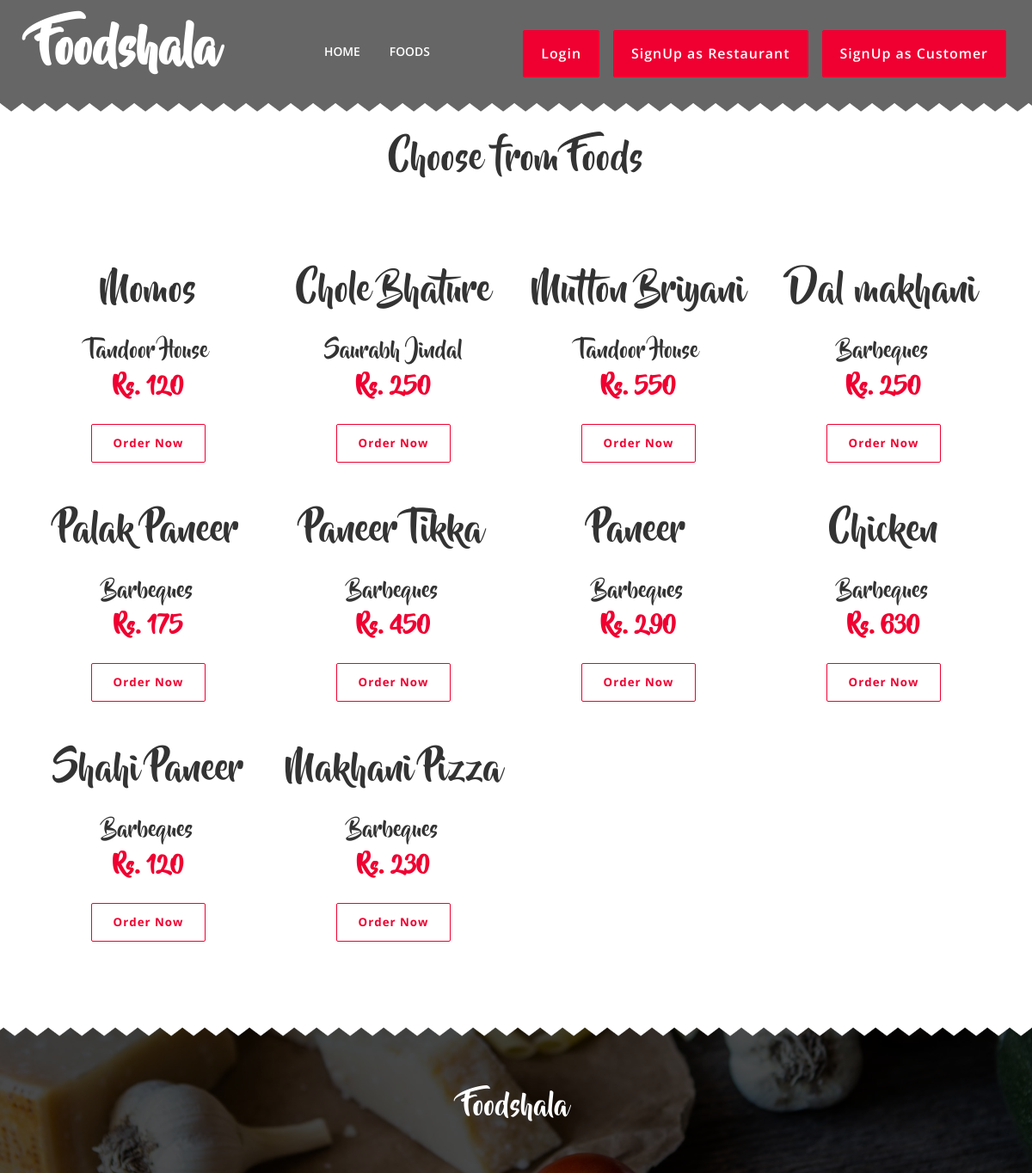
Screenshot of /index.php/foods with the database file from the repository.
### tables this page shows
CREATE TABLE `food` (
  `id` int(11) NOT NULL,
  `image` longblob DEFAULT NULL,
  `name` varchar(50) NOT NULL,
  `price` int(255) NOT NULL,
  `user_id` int(11) NOT NULL,
  `veg` int(11) NOT NULL DEFAULT 1
);

CREATE TABLE `users` (
  `id` int(11) NOT NULL,
  `email` varchar(50) NOT NULL,
  `name` varchar(50) NOT NULL,
  `password` varchar(50) NOT NULL,
  `role` int(1) NOT NULL DEFAULT 1,
  `veg` int(1) NOT NULL DEFAULT 1
);

### application/controllers/Foods.php (called while the page is built, shortened)
<?php
class Foods extends CI_Controller{
	public function __construct()
	{
		$this->load->library('session');
	}
	public function index(){
		$data['foods'] = $this->Food_model->get_foods();
		$data['rnames'] = array();
		for ($x = 0; $x <= count($data['foods']) - 1; $x++) {
			$name = $this->Food_model->get_name($data['foods'][$x]['user_id']);
			array_push($data['rnames'], $name);
		}
		$this->load->view('templates/header');
		$this->load->view('foods/index', $data);
		$this->load->view('templates/footer');
	}
}
?>

### index.php (called while the page is built, shortened)
<?php
require_once BASEPATH.'core/CodeIgniter.php';

### application/models/Food_model.php (called while the page is built, shortened)
<?php
class Food_model extends CI_Model
{
	public function get_foods()
	{
		$query = $this->db->get('food');
		return $query->result_array();
	}
	public function get_name($user_id)
	{
		$result = $this->db->get('users');
		if ($result->num_rows() == 1) {
			return $result->row(0)->name;
		} else {
			return false;
		}
	}
}
?>

### application/views/foods/index.php (the view)
<section class="story-area left-text center-sm-text">
    <div class="container" style="margin-top: 4em;">
            <div class="heading"><h3>Choose from Foods</h3></div>
            <div class="row">
				<?php foreach ($foods as $key => $food) : ?>
				<div class="col-lg-3 col-md-4  col-sm-6 ">
					<div class="center-text mb-30">
						<h3 class="mt-20"><?php echo $food['name']; ?></h3>
						<h4 class="mt-20"><?php echo $rnames[$key]; ?></h4>
						<h4 class="mt-5 color-primary"><b>Rs. <?php echo $food['price']; ?></b></h4>
						<h6 class="mt-20"><a href="<?php echo base_url(); ?>foods/order_food/<?php echo $food['id']  ?>" class="btn-brdr-primary plr-25"><b>Order Now</b></a></h6>
					</div>
				</div>
				<?php endforeach; ?>
			</div>
    </div>
</section>

### rows the page displays
food: name "Momos", key "Tandoor House", price "120"
food: name "Chole Bhature", key "Saurabh Jindal", price "250"
food: name "Mutton Briyani", key "Tandoor House", price "550"
food: name "Dal makhani", user.name "Barbeques", price "250"
food: name "Palak Paneer", user.name "Barbeques", price "175"
food: name "Paneer Tikka", user.name "Barbeques", price "450"
food: name "Paneer", user.name "Barbeques", price "290"
food: name "Chicken", user.name "Barbeques", price "630"
food: name "Shahi Paneer", user.name "Barbeques", price "120"
food: name "Makhani Pizza", user.name "Barbeques", price "230"
